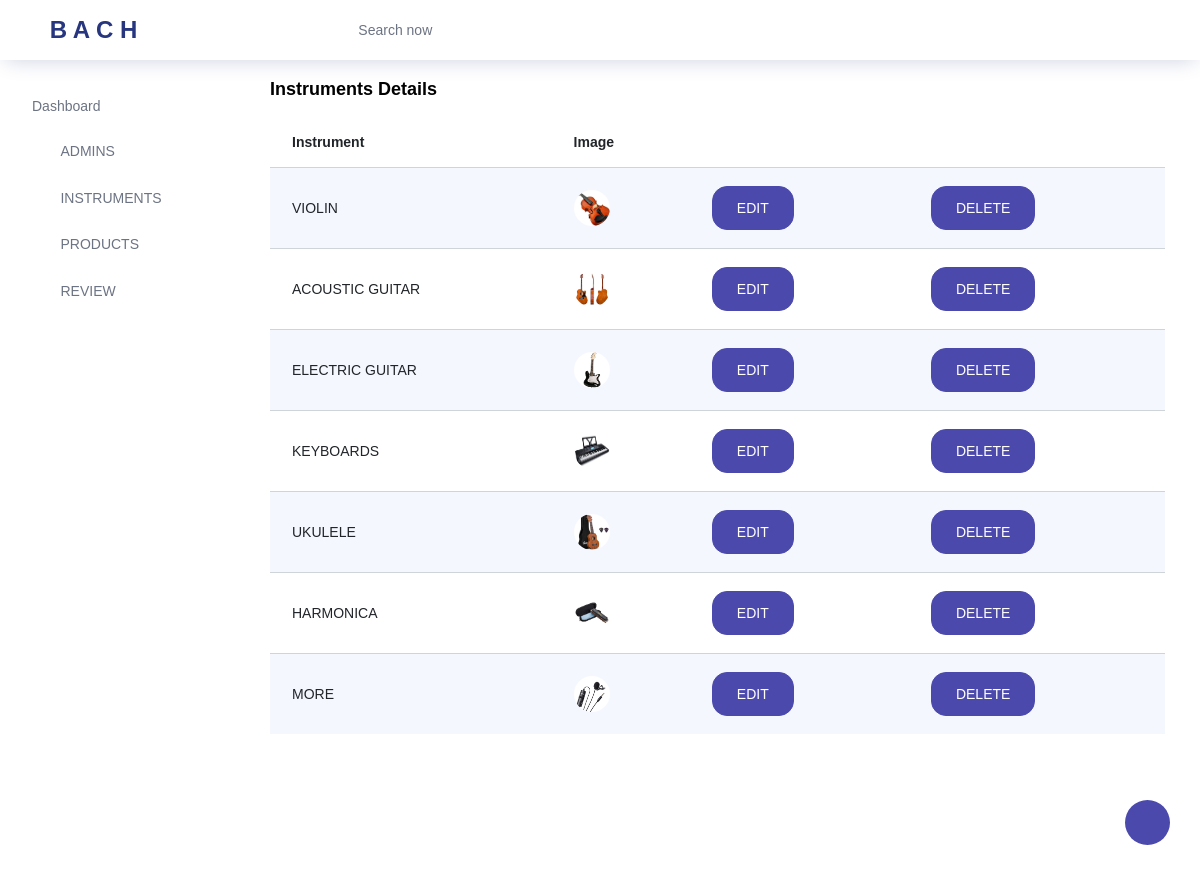
Screenshot of /backend/instrumenttwo/ with the database file from the repository.
### backend/models.py (models this page shows)
class instrumentdb(models.Model):
    instrument = models.CharField(max_length=100)
    image = models.ImageField(null=True, blank=True)

### backend/views.py (the view)
# urls.py: path('instrumenttwo/', views.instrumenttwo, name="instrumenttwo"),
def instrumenttwo(req):
    data = instrumentdb.objects.all()
    return render(req, "instrumenttwo.html", {'data': data})

### backend/templates/instrumenttwo.html (shortened to what this page needs)
<!DOCTYPE html>
{% extends "index.html" %}
{% block content %}
<html lang="en">
<head>
</head>
<body>
<div class="col-lg-12 grid-margin stretch-card">
              <div class="card">
                <div class="card-body">
                  <h4 class="card-title">Instruments Details</h4>
                  <div class="table-responsive">
                    <table class="table table-striped">
                      <thead>
                        <tr>
                            <th>
                            Instrument
                          </th>
                          <th>
                            Image
                          </th>
                        </tr>
                      </thead>
                      <tbody>
                      {% for d in data %}
                        <tr>
                          <td>
                            {{d.instrument}}
                          </td>
                            <td class="py-1">
                            <img src="{{d.image.url}}" alt="image">
                          </td>
                          <td>
                            <form action="{% url 'editinst' dataid=d.id %}">
                              <button  class="btn btn-primary mr-2"   type="submit">EDIT</button>
                            </form>
                          </td>
                          <td>
                            <form action="{% url 'deleteinst' dataid=d.id %}">
                              <button class="btn btn-primary mr-2"    type="submit">DELETE</button>
                            </form>
                          </td>
                        </tr>
                        {% endfor %}
                      </tbody>
                    </table>
                  </div>
                </div>
              </div>
            </div>
</body>
</html>
{% endblock %}

### backend/templates/index.html (shortened to what this page needs)
<!DOCTYPE html>
{% load static %}
<html lang="en">
<head>
  <link rel="stylesheet" href="{% static 'vendors/feather/feather.css' %}">
  <link rel="stylesheet" href="{% static 'vendors/ti-icons/css/themify-icons.css' %}">
  <link rel="stylesheet" href="{% static 'vendors/css/vendor.bundle.base.css' %}">
  <link rel="stylesheet" href="{% static 'vendors/datatables.net-bs4/dataTables.bootstrap4.css' %}">
  <link rel="stylesheet" href="{% static 'vendors/ti-icons/css/themify-icons.css' %}">
  <link rel="stylesheet" type="text/css" href="{% static 'js/select.dataTables.min.css' %}">
  <link rel="stylesheet" href="{% static 'css/vertical-layout-light/style.css' %}">
</head>
<body>
  <div class="container-scroller">
    <nav class="navbar col-lg-12 col-12 p-0 fixed-top d-flex flex-row">
      <div class="text-center navbar-brand-wrapper d-flex align-items-center justify-content-center">
        <a class="navbar-brand brand-logo mr-5" href=""><B>B A C H</B></a>
      </div>
      <div class="navbar-menu-wrapper d-flex align-items-center justify-content-end">
        <button class="navbar-toggler navbar-toggler align-self-center" type="button" data-toggle="minimize">
          <span class="icon-menu"></span>
        </button>
        <ul class="navbar-nav mr-lg-2">
          <li class="nav-item nav-search d-none d-lg-block">
            <div class="input-group">
              <div class="input-group-prepend hover-cursor" id="navbar-search-icon">
                <span class="input-group-text" id="search">
                  <i class="icon-search"></i>
                </span>
              </div>
              <input type="text" class="form-control" id="navbar-search-input" placeholder="Search now" aria-label="search" aria-describedby="search">
            </div>
          </li>
        </ul>
        <ul class="navbar-nav navbar-nav-right">
        </ul>
      </div>
    </nav>
    <div class="container-fluid page-body-wrapper">
      <div class="theme-setting-wrapper">
        <div id="settings-trigger"><i class="ti-settings"></i></div>
      </div>
      <nav class="sidebar sidebar-offcanvas" id="sidebar">
        <ul class="nav">
          <li class="nav-item">
            <a class="nav-link" href="{% url 'index' %}">
              <span class="menu-title">Dashboard</span>
            </a>
          </li>
          <li class="nav-item">
            <a class="nav-link" data-toggle="collapse" href="#ui-basic" aria-expanded="false" aria-controls="ui-basic">
              <i class="icon-head menu-icon"></i>
              <span class="menu-title">ADMINS</span>
              <i class="menu-arrow"></i>
            </a>
          </li>
          <li class="nav-item">
            <a class="nav-link" data-toggle="collapse" href="#form-elements" aria-expanded="false" aria-controls="form-elements">
              <i class="icon-columns menu-icon"></i>
              <span class="menu-title">INSTRUMENTS</span>
              <i class="menu-arrow"></i>
            </a>
          </li>
          <li class="nav-item">
            <a class="nav-link" data-toggle="collapse" href="#charts" aria-expanded="false" aria-controls="charts">
              <i class="icon-bar-graph menu-icon"></i>
              <span class="menu-title">PRODUCTS</span>
              <i class="menu-arrow"></i>
            </a>
          </li>
          <li class="nav-item">
            <a class="nav-link" data-toggle="collapse" href="#tables" aria-expanded="false" aria-controls="tables">
              <i class="icon-grid-2 menu-icon"></i>
              <span class="menu-title">REVIEW</span>
              <i class="menu-arrow"></i>
            </a>
          </li>
        </ul>
      </nav>
      <div class="main-panel">
              {% block content %}{% endblock %}
      </div>
    </div>
  </div>
</body>
</html>

### rows the page displays
instrumentdb: instrument "VIOLIN", image (picture)
instrumentdb: instrument "ACOUSTIC GUITAR", image (picture)
instrumentdb: instrument "ELECTRIC GUITAR", image (picture)
instrumentdb: instrument "KEYBOARDS", image (picture)
instrumentdb: instrument "UKULELE", image (picture)
instrumentdb: instrument "HARMONICA", image (picture)
instrumentdb: instrument "MORE", image (picture)
